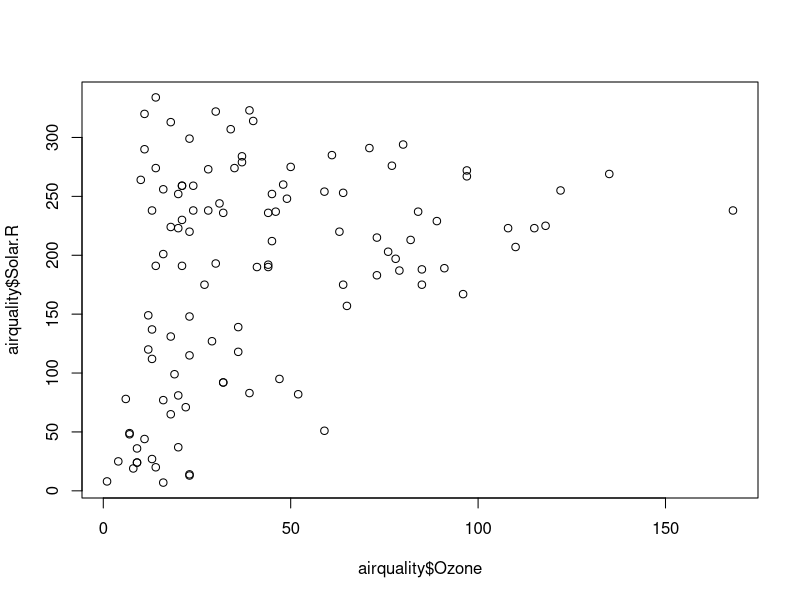
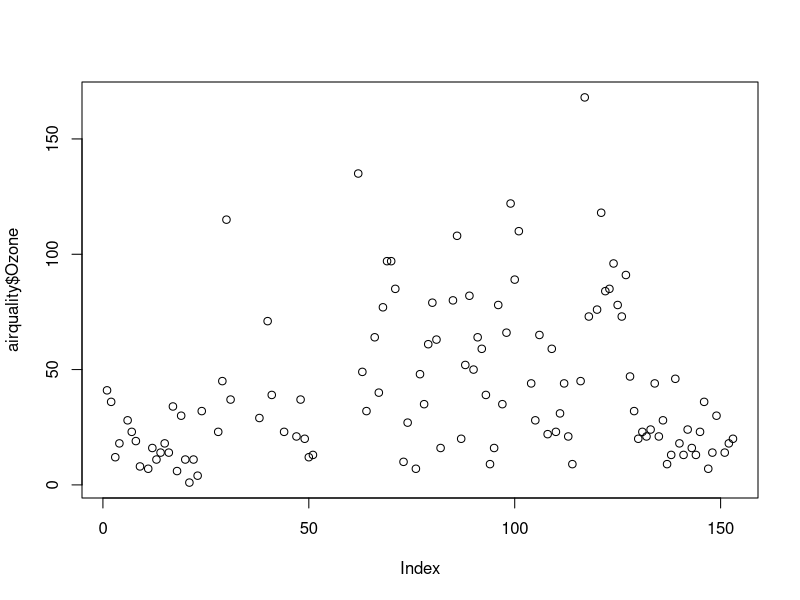
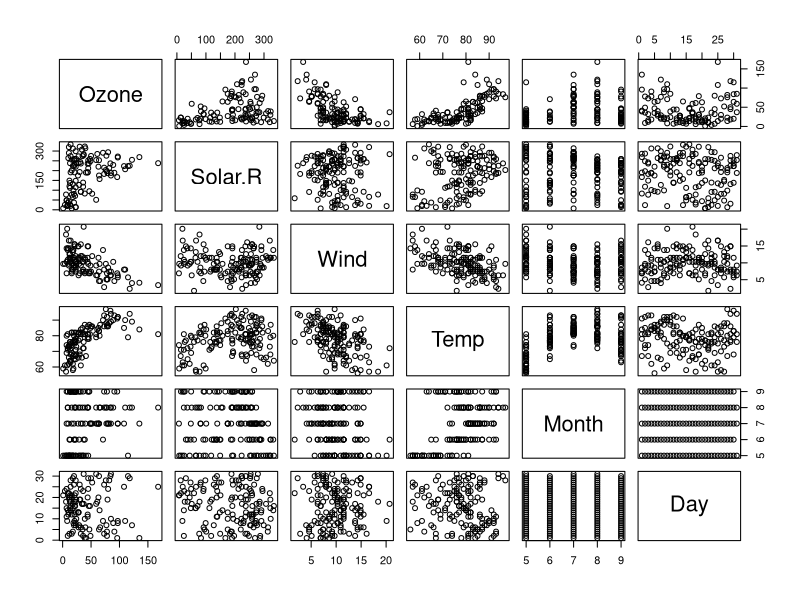
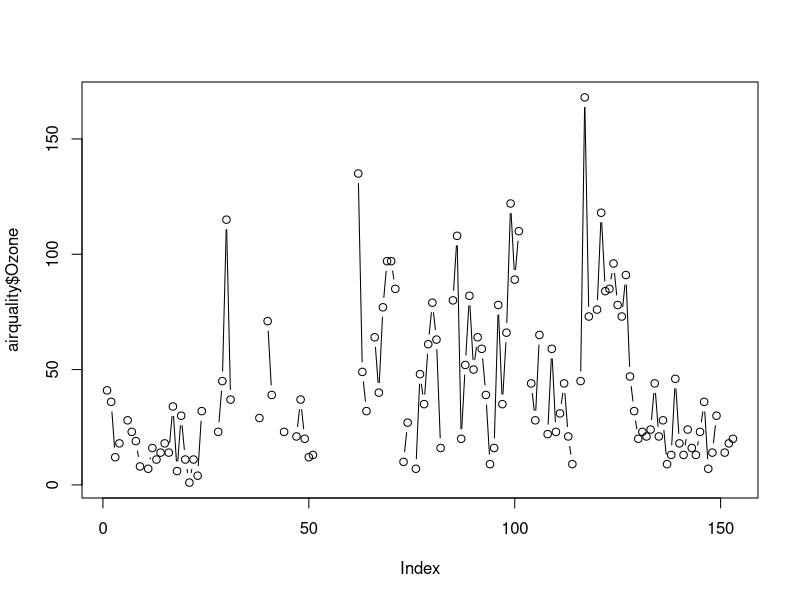
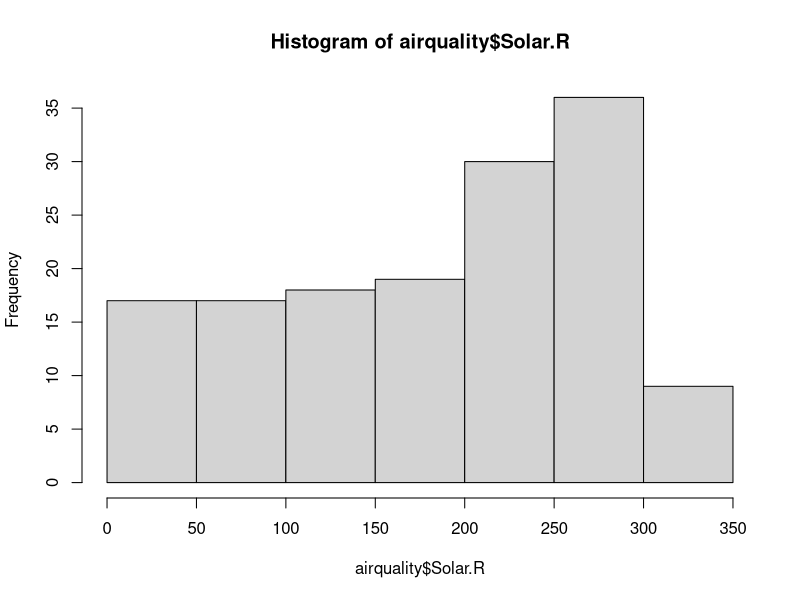
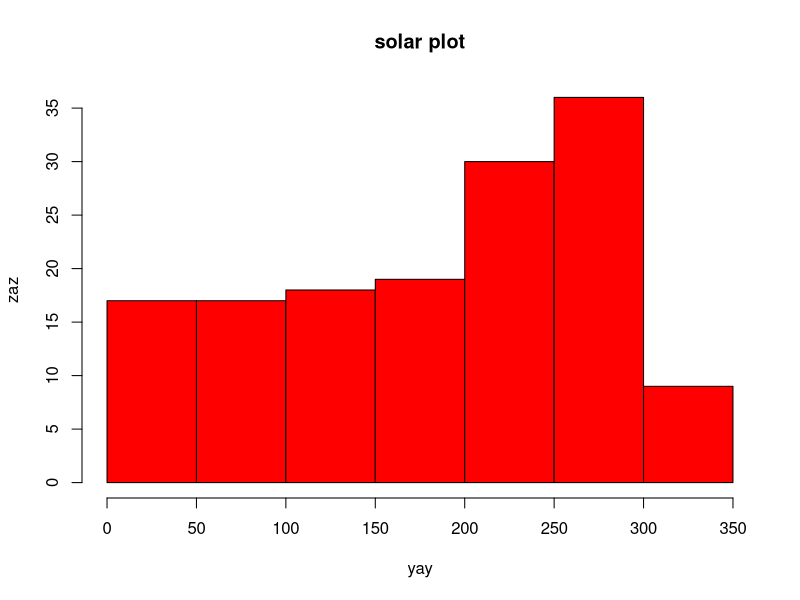
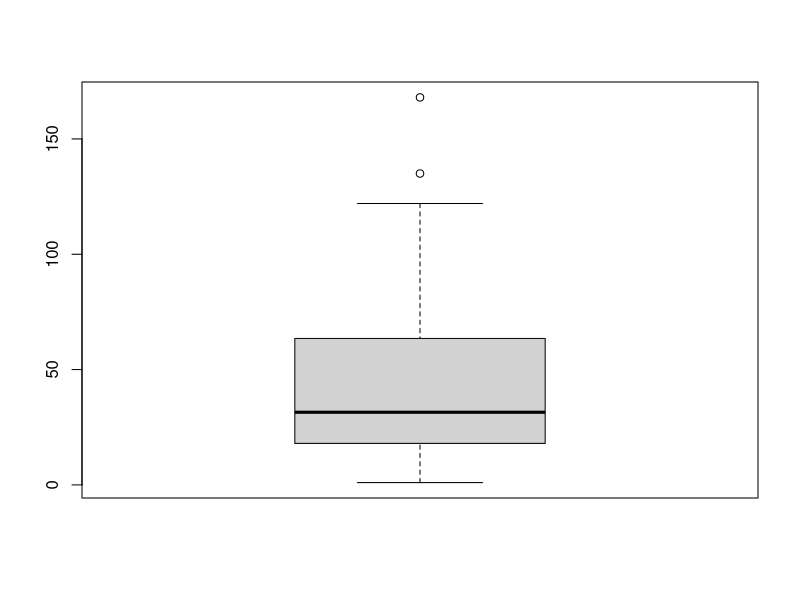
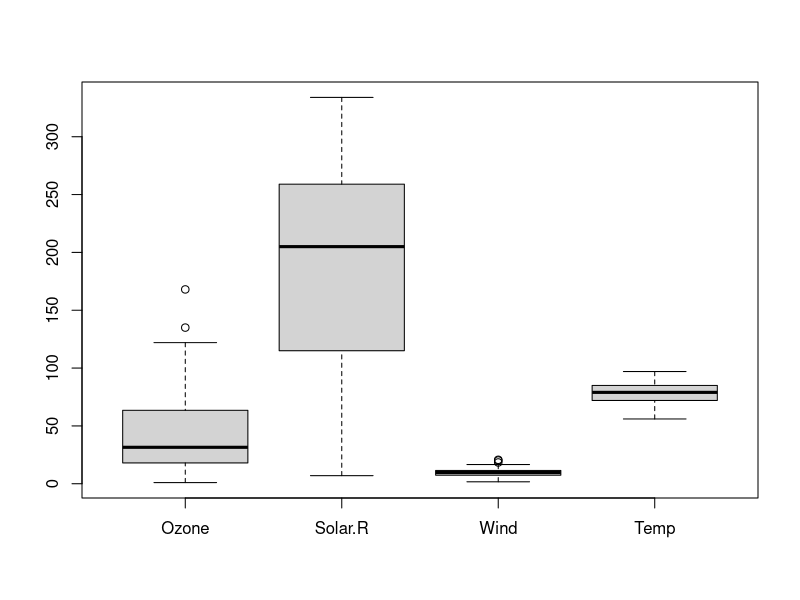

Write the R code that produced these figures, in order.
airquality<-datasets::airquality
library(datasets)
data("airquality")

head(airquality)   #gives first five columns
tail(airquality)   #gives last five columns
airquality[,c(1,2)]
airquality$Ozone
head(airquality,n=10)
#Summary
summary(airquality$Temp)
summary(airquality)
var(airquality)
plot(airquality$Ozone,airquality$Solar.R)
plot(airquality$Ozone)
plot(airquality)

plot(airquality$Ozone,type = "b")
       
       
       
       
       
hist(airquality$Solar.R)
hist(airquality$Solar.R, col = 'red', main = 'solar plot', xlab = 'yay' , ylab = 'zaz')


boxplot(airquality$Ozone)
boxplot(airquality[,1:4])

par(mfrow=c(3,3),mar=c(1,4,1,2),las= 0,bty='n')
plot(airquality$Ozone)
hist(airquality$Solar.R)
hist(airquality$Solar.R, col = 'red', main = 'solar plot', xlab = 'yay' , ylab = 'zaz')
boxplot(airquality$Ozone)
